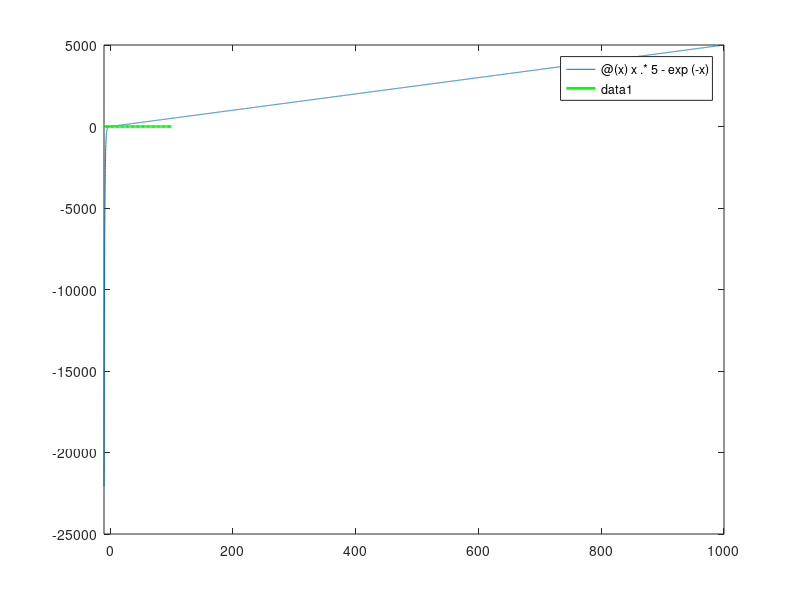

Write MATLAB code to recreate this figure. (Note: this script raises an error after producing the figure.)


f = @(x) x.*5 -exp(-x);
a = -1;
b = 2;
tolres = 10^(-15);
tolintv = 10^(-15);
maxit = 100;

fplot(f, [-10 1000]);
hold on;
xx = linspace(-100,100,100);

plot(xx, zeros(size(xx)), 'g-','LineWidth',2);
xline(0, '--k', 'asse y'); %linea verticale tratteggiata nera

[c, iter, sl, wr] = bisezione(a, b, tolintv, tolres, maxit, f);

for k = 1:iter
    fprintf('\n[k] : %3.0f [c] : %15.15f [AMP] : %5.2e [WRES] : %5.2e', k, c(k), sl(k), wr(k));
end

fprintf('\n');
